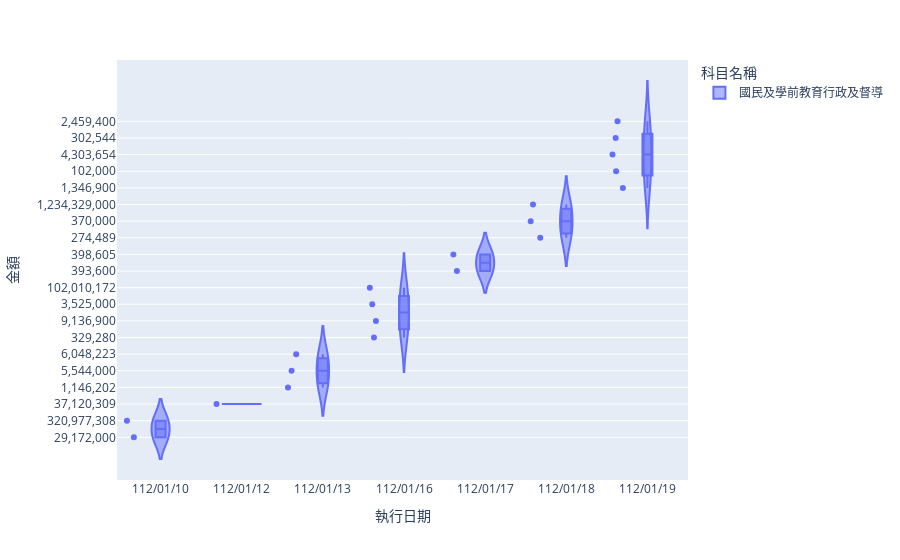

Notebook source saved alongside this figure:
### Code cell
# 對受款單位為高雄政府教育局的資料做小提琴圖：

import plotly.express as px
from IPython.display import Image
filtered_file_kaohsiung = file.loc[file['受款單位'] == '高雄市政府教育局']
filtered_file_kaohsiung.to_csv('filtered_file_kaohsiung', index=False)
kaohsiung_file = pd.read_csv('filtered_file_kaohsiung', encoding= 'utf-8')

fig = px.violin(kaohsiung_file, x= '執行日期', y= '金額 ', color= '科目名稱', box= True, points='all', hover_data= kaohsiung_file.columns)
fig.show()

Image(filename='小提琴圖.png')

### Figure 1 — Plotly figure (JSON) as saved in the notebook; plotly's stock layout.template omitted (floating-point values rounded to 4 significant figures)
{"data": [{"alignmentgroup": "True", "box": {"visible": true}, "customdata": [["國民及學前教育行政及督導", "112年度補助置專輔人員計畫經費", "高雄市政府教育局"], ["國民及學前教育行政及督導", "大額通報教補1月12日-非營利幼兒園111學年度學費差額補助第2期款", "高雄市政府教育局"], ["國民及學前教育行政及督導", "111學年度國民中小學學生學習扶助計畫第2期款", "高雄市政府教育局"], ["國民及學前教育行政及督導", "111學年度技術型及綜合型高級中等學校十二年國民基本教育課程綱要前導學校工作計畫", "高雄市政府教育局"], ["國民及學前教育行政及督導", "111學年度十二年國民基本教育課程綱要普通型前導學校計畫", "高雄市政府教育局"], ["國民及學前教育行政及督導", "111學年度實施十二年國民基本教育課程預估新增鐘點費", "高雄市政府教育局"], ["國民及學前教育行政及督導", "112年度僑生輔導經費", "高雄市政府教育局"], ["國民及學前教育行政及督導", "111學年度第2學期高中優質化輔助方案", "高雄市政府教育局"], ["國民及學前教育行政及督導", "111學年度第2學期高中優質化輔助方案", "高雄市政府教育局"], ["國民及學前教育行政及督導", "大額通報教補1月18日-111學年度輔導教師人力運用計畫第2期款", "高雄市政府教育局"], ["國民及學前教育行政及督導", "112年度機構安置高關懷學齡兒少就讀學校輔導工作計畫", "高雄市政府教育局"], ["國民及學前教育行政及督導", "112年度反毒教育行動車入校宣導實施計畫", "高雄市政府教育局"], ["國民及學前教育行政及督導", "112年校園拒毒萌芽推廣實施計畫反毒活動經費", "高雄市政府教育局"], ["國民及學前教育行政及督導", "111學年度「允文允武」閱讀暨運動達人競賽經費", "高雄市政府教育局"], ["國民及學前教育行政及督導", "大額通報教補1月30日-111學年度我國少子女化對策計畫之各項幼生就學補助及育兒津貼等經費第3期款", "高雄市政府教育局"], ["國民及學前教育行政及督導", "蔡文國小111年度充實設施設備-校園前庭地坪及周邊環境整修工程第2期款", "高雄市政府教育局"], ["國民及學前教育行政及督導", "111學年度國民中小學媒體素養教育基地學校計畫第2期款", "高雄市政府教育局"], ["國民及學前教育行政及督導", "111學年度實施戶外教育與海洋教育計畫第2期款", "高雄市政府教育局"], ["國民及學前教育行政及督導", "111學年度實施戶外教育與海洋教育計畫第2期款", "高雄市政府教育局"], ["國民及學前教育行政及督導", "111學年度下學期中央課程與教學輔導諮詢教師團隊代理代課費暨課程與教學補助經費第2期款", "高雄市政府教育局"]], "hovertemplate": "科目名稱=%{customdata[0]}<br>執行日期=%{x}<br>金額 =%{y}<br>摘要=%{customdata[1]}<br>受款單位=%{customdata[2]}<extra></extra>", "legendgroup": "國民及學前教育行政及督導", "marker": {"color": "#636efa"}, "name": "國民及學前教育行政及督導", "offsetgroup": "國民及學前教育行政及督導", "orientation": "v", "points": "all", "scalegroup": "True", "showlegend": true, "type": "violin", "x": ["112/01/10", "112/01/10", "112/01/12", "112/01/13", "112/01/13", "112/01/13", "112/01/16", "112/01/16", "112/01/16", "112/01/16", "112/01/17", "112/01/17", "112/01/18", "112/01/18", "112/01/18", "112/01/19", "112/01/19", "112/01/19", "112/01/19", "112/01/19"], "x0": " ", "xaxis": "x", "y": ["29,172,000", "320,977,308", "37,120,309", "1,146,202", "5,544,000", "6,048,223", "329,280", "9,136,900", "3,525,000", "102,010,172", "393,600", "398,605", "274,489", "370,000", "1,234,329,000", "1,346,900", "102,000", "4,303,654", "302,544", "2,459,400"], "y0": " ", "yaxis": "y"}], "layout": {"legend": {"title": {"text": "科目名稱"}, "tracegroupgap": 0}, "margin": {"t": 60}, "violinmode": "group", "xaxis": {"anchor": "y", "domain": [0, 1], "title": {"text": "執行日期"}}, "yaxis": {"anchor": "x", "domain": [0, 1], "title": {"text": "金額 "}}}}
